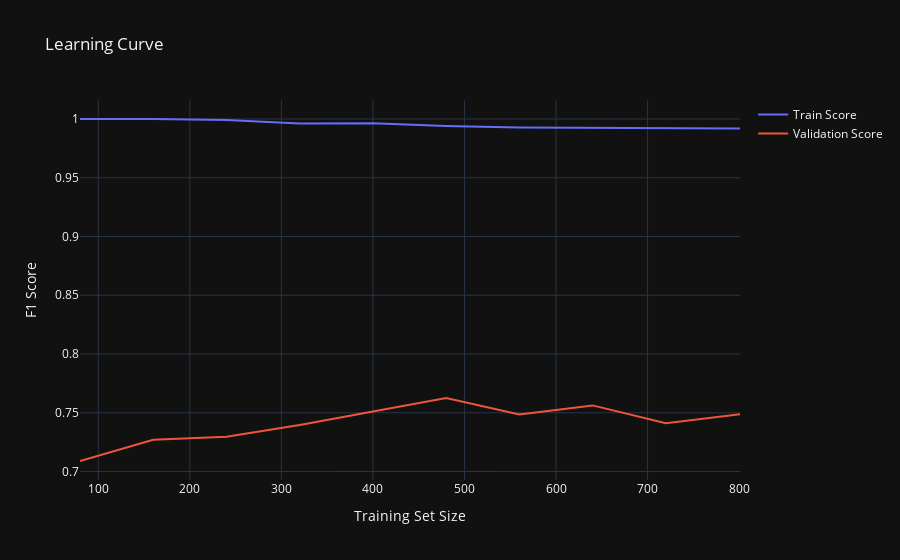
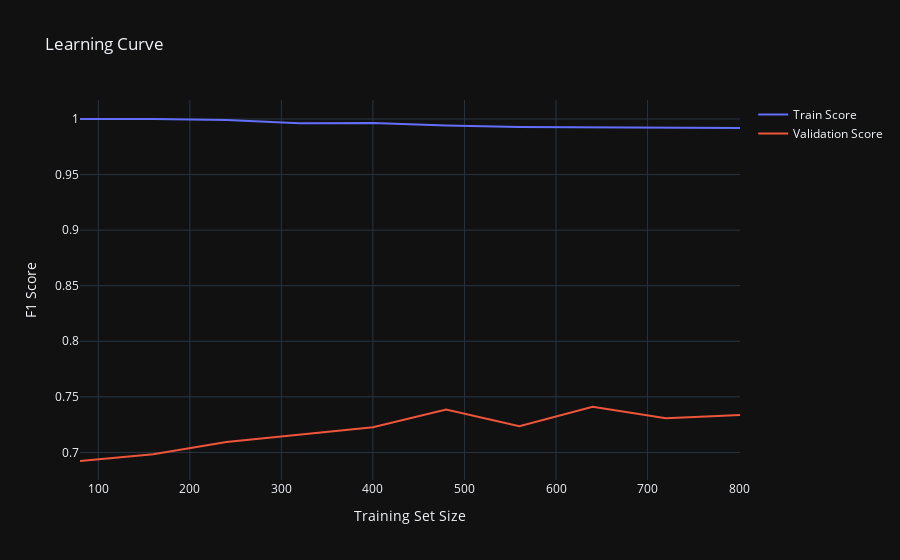
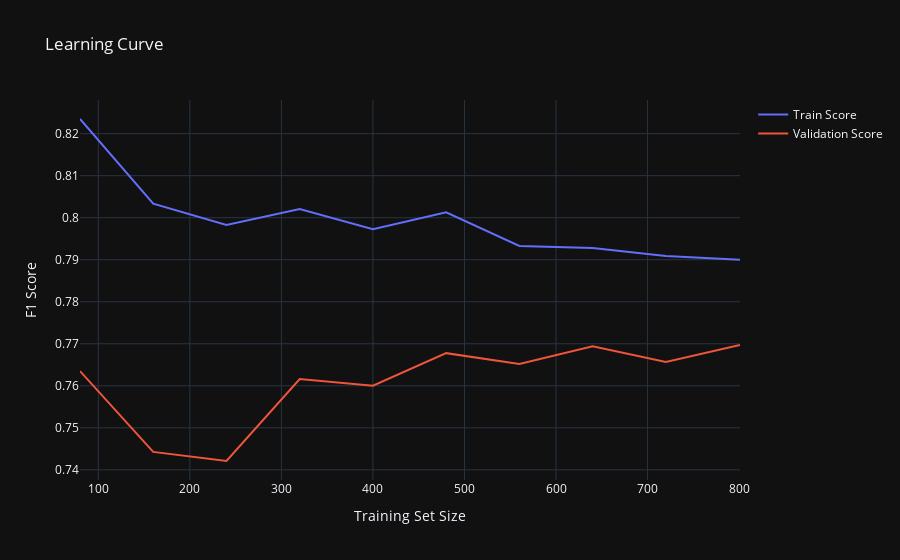
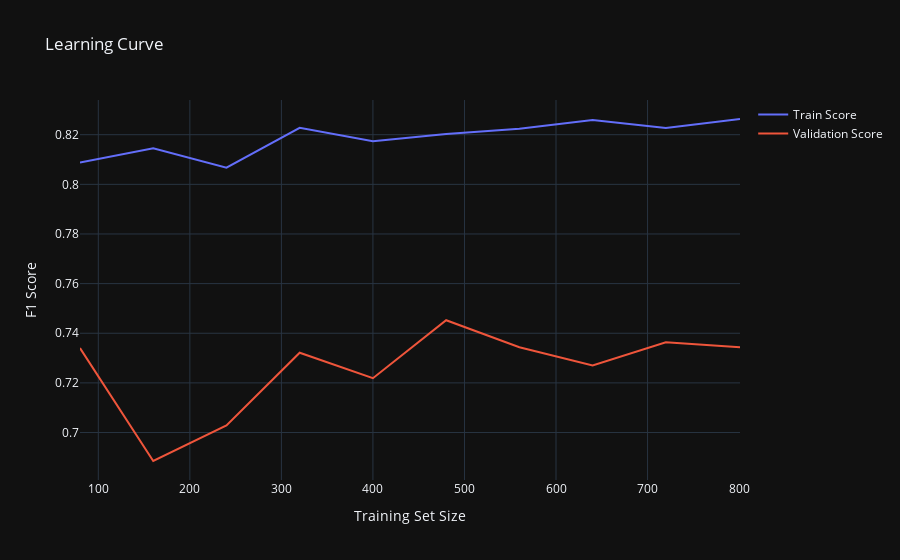

The notebook cell these images were saved under, in order:
### Code cell
for name, model in list_of_models.items():
    print(f"Evaluating model: {name}")
    evaluation(model)

### Figure 1 — Plotly figure (JSON) as saved in the notebook; plotly's stock layout.template omitted (floating-point values rounded to 4 significant figures)
{"data": [{"mode": "lines", "name": "Train Score", "type": "scatter", "x": [80, 160, 240, 320, 400, 480, 560, 640, 720, 801], "y": [1, 1, 0.9992, 0.9963, 0.9964, 0.9941, 0.9928, 0.9925, 0.9923, 0.9918]}, {"mode": "lines", "name": "Validation Score", "type": "scatter", "x": [80, 160, 240, 320, 400, 480, 560, 640, 720, 801], "y": [0.709, 0.727, 0.7296, 0.7396, 0.751, 0.7627, 0.7486, 0.7563, 0.7411, 0.7488]}], "layout": {"title": {"text": "Learning Curve"}, "xaxis": {"title": {"text": "Training Set Size"}}, "yaxis": {"title": {"text": "F1 Score"}}}}

### Figure 2 — Plotly figure (JSON) as saved in the notebook; plotly's stock layout.template omitted (floating-point values rounded to 4 significant figures)
{"data": [{"mode": "lines", "name": "Train Score", "type": "scatter", "x": [80, 160, 240, 320, 400, 480, 560, 640, 720, 801], "y": [1, 1, 0.9992, 0.9963, 0.9964, 0.9941, 0.9928, 0.9925, 0.9923, 0.9918]}, {"mode": "lines", "name": "Validation Score", "type": "scatter", "x": [80, 160, 240, 320, 400, 480, 560, 640, 720, 801], "y": [0.6923, 0.6984, 0.7093, 0.7159, 0.7226, 0.7386, 0.7236, 0.7411, 0.7308, 0.7336]}], "layout": {"title": {"text": "Learning Curve"}, "xaxis": {"title": {"text": "Training Set Size"}}, "yaxis": {"title": {"text": "F1 Score"}}}}

### Figure 3 — Plotly figure (JSON) as saved in the notebook; plotly's stock layout.template omitted (floating-point values rounded to 4 significant figures)
{"data": [{"mode": "lines", "name": "Train Score", "type": "scatter", "x": [80, 160, 240, 320, 400, 480, 560, 640, 720, 801], "y": [0.8235, 0.8033, 0.7983, 0.8021, 0.7973, 0.8013, 0.7933, 0.7928, 0.7909, 0.79]}, {"mode": "lines", "name": "Validation Score", "type": "scatter", "x": [80, 160, 240, 320, 400, 480, 560, 640, 720, 801], "y": [0.7635, 0.7443, 0.7421, 0.7616, 0.76, 0.7678, 0.7652, 0.7694, 0.7657, 0.7697]}], "layout": {"title": {"text": "Learning Curve"}, "xaxis": {"title": {"text": "Training Set Size"}}, "yaxis": {"title": {"text": "F1 Score"}}}}

### Figure 4 — Plotly figure (JSON) as saved in the notebook; plotly's stock layout.template omitted (floating-point values rounded to 4 significant figures)
{"data": [{"mode": "lines", "name": "Train Score", "type": "scatter", "x": [80, 160, 240, 320, 400, 480, 560, 640, 720, 801], "y": [0.8088, 0.8146, 0.8067, 0.8228, 0.8174, 0.8203, 0.8224, 0.8259, 0.8228, 0.8263]}, {"mode": "lines", "name": "Validation Score", "type": "scatter", "x": [80, 160, 240, 320, 400, 480, 560, 640, 720, 801], "y": [0.734, 0.6885, 0.7029, 0.7322, 0.7219, 0.7452, 0.7344, 0.7271, 0.7364, 0.7344]}], "layout": {"title": {"text": "Learning Curve"}, "xaxis": {"title": {"text": "Training Set Size"}}, "yaxis": {"title": {"text": "F1 Score"}}}}
